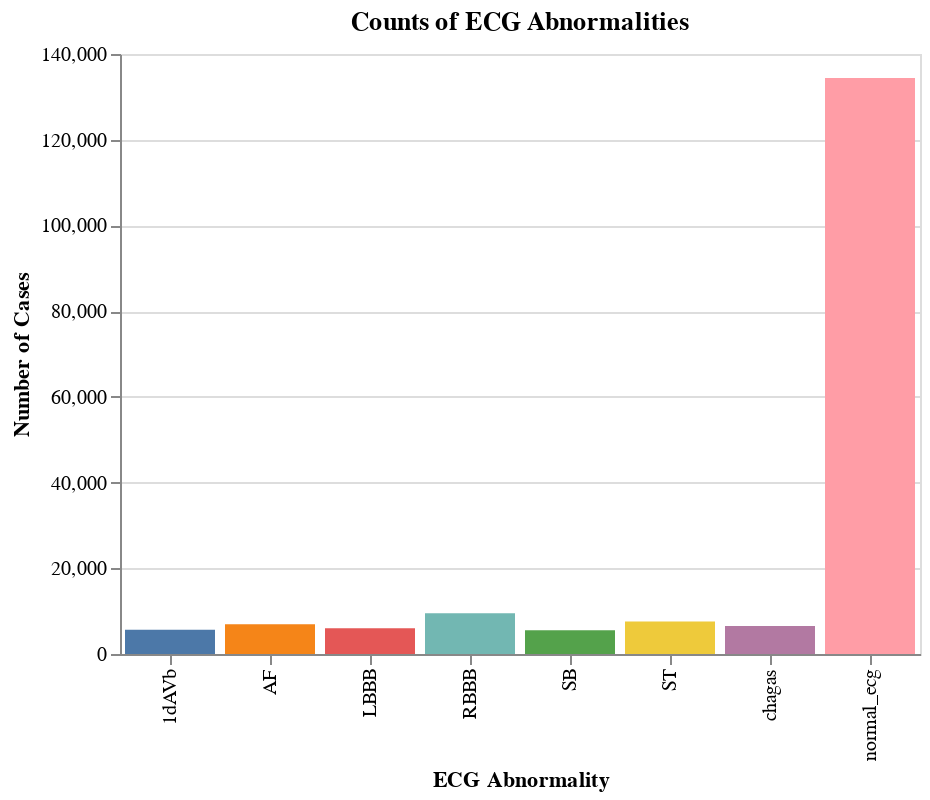

Notebook code for this chart:
### Code cell
# print out hw many chagas we have in merged_df

print(merged_df['chagas'].value_counts())
print(merged_df['is_male'].value_counts())

# Select only the abnormality columns
abnormality_cols = ["1dAVb", "RBBB", "LBBB", "SB", "ST", "AF", "normal_ecg", "chagas"]


# Count occurrences of each abnormality (sum over rows)
abnormality_counts = merged_df[abnormality_cols].sum().reset_index()
abnormality_counts.columns = ["Abnormality", "Count"]

alt.Chart(abnormality_counts).mark_bar().encode(
    x=alt.X("Abnormality:N", title="ECG Abnormality"),
    y=alt.Y("Count:Q", title="Number of Cases"),
    color=alt.Color("Abnormality:N", legend=None),
    tooltip=["Abnormality", "Count"]
).properties(
    title="Counts of ECG Abnormalities",
    width=400,
)

### Figure 1 — Vega-Lite specification as saved in the notebook (floating-point values rounded to 4 significant figures)
{"config": {"view": {"continuousWidth": 300, "continuousHeight": 300}}, "data": {"name": "data-a8fbf8df3b39bbdfc0d33a26a8c4356c"}, "mark": {"type": "bar"}, "encoding": {"color": {"field": "Abnormality", "legend": null, "type": "nominal"}, "tooltip": [{"field": "Abnormality", "type": "nominal"}, {"field": "Count", "type": "quantitative"}], "x": {"field": "Abnormality", "title": "ECG Abnormality", "type": "nominal"}, "y": {"field": "Count", "title": "Number of Cases", "type": "quantitative"}}, "title": "Counts of ECG Abnormalities", "width": 400, "$schema": "https://vega.github.io/schema/vega-lite/v5.20.1.json", "datasets": {"data-a8fbf8df3b39bbdfc0d33a26a8c4356c": [{"Abnormality": "1dAVb", "Count": 5671}, {"Abnormality": "RBBB", "Count": 9497}, {"Abnormality": "LBBB", "Count": 5986}, {"Abnormality": "SB", "Count": 5563}, {"Abnormality": "ST", "Count": 7567}, {"Abnormality": "AF", "Count": 6938}, {"Abnormality": "normal_ecg", "Count": 134397}, {"Abnormality": "chagas", "Count": 6561}]}}
